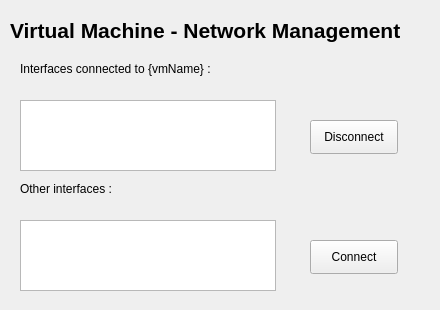
<?xml version="1.0" encoding="UTF-8"?>
<ui version="4.0">
 <class>MainWindow</class>
 <widget class="QMainWindow" name="MainWindow">
  <property name="geometry">
   <rect>
    <x>0</x>
    <y>0</y>
    <width>440</width>
    <height>310</height>
   </rect>
  </property>
  <property name="windowTitle">
   <string>MainWindow</string>
  </property>
  <widget class="QWidget" name="centralwidget">
   <widget class="QLabel" name="mainPageLabel">
    <property name="geometry">
     <rect>
      <x>10</x>
      <y>10</y>
      <width>431</width>
      <height>41</height>
     </rect>
    </property>
    <property name="font">
     <font>
      <pointsize>16</pointsize>
      <italic>false</italic>
      <bold>true</bold>
     </font>
    </property>
    <property name="text">
     <string>Virtual Machine - Network Management </string>
    </property>
   </widget>
   <widget class="QListWidget" name="connectedList">
    <property name="geometry">
     <rect>
      <x>20</x>
      <y>100</y>
      <width>256</width>
      <height>71</height>
     </rect>
    </property>
   </widget>
   <widget class="QLabel" name="connectedLabel">
    <property name="geometry">
     <rect>
      <x>20</x>
      <y>60</y>
      <width>281</width>
      <height>18</height>
     </rect>
    </property>
    <property name="text">
     <string>Interfaces connected to {vmName} :</string>
    </property>
   </widget>
   <widget class="QPushButton" name="disconnectButton">
    <property name="geometry">
     <rect>
      <x>310</x>
      <y>120</y>
      <width>88</width>
      <height>34</height>
     </rect>
    </property>
    <property name="text">
     <string>Disconnect</string>
    </property>
   </widget>
   <widget class="QPushButton" name="connectButton">
    <property name="geometry">
     <rect>
      <x>310</x>
      <y>240</y>
      <width>88</width>
      <height>34</height>
     </rect>
    </property>
    <property name="text">
     <string>Connect</string>
    </property>
   </widget>
   <widget class="QLabel" name="otherLabel">
    <property name="geometry">
     <rect>
      <x>20</x>
      <y>180</y>
      <width>311</width>
      <height>18</height>
     </rect>
    </property>
    <property name="text">
     <string>Other interfaces :</string>
    </property>
   </widget>
   <widget class="QListWidget" name="otherList">
    <property name="geometry">
     <rect>
      <x>20</x>
      <y>220</y>
      <width>256</width>
      <height>71</height>
     </rect>
    </property>
   </widget>
  </widget>
 </widget>
 <resources/>
 <connections/>
</ui>
